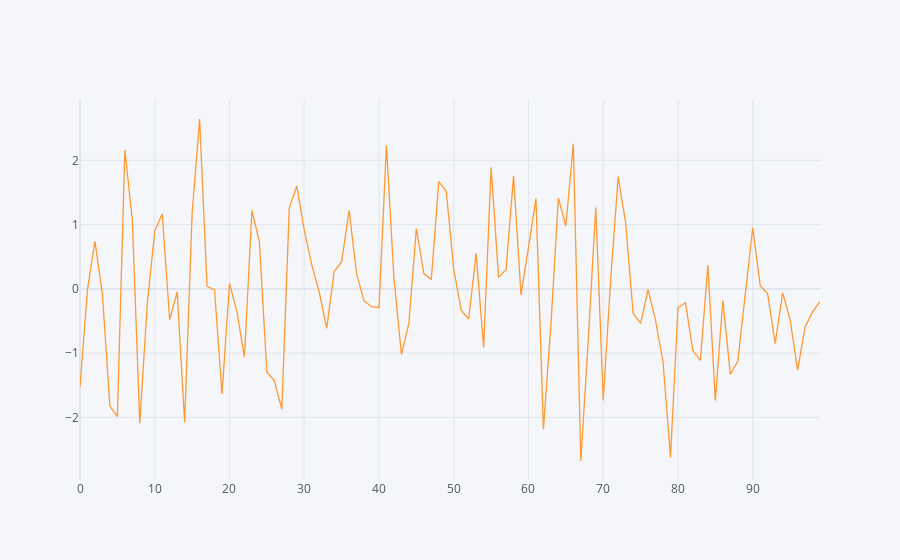

The cell this chart's notebook holds for it:
### Code cell
df[['A']].iplot()

### Figure 1 — Plotly figure (JSON) as saved in the notebook; plotly's stock layout.template omitted (floating-point values rounded to 4 significant figures)
{"data": [{"line": {"color": "rgba(255, 153, 51, 1.0)", "dash": "solid", "shape": "linear", "width": 1.3}, "mode": "lines", "name": "A", "text": "", "type": "scatter", "x": [0, 1, 2, 3, 4, 5, 6, 7, 8, 9, 10, 11, 12, 13, 14, 15, 16, 17, 18, 19, 20, 21, 22, 23, 24, 25, 26, 27, 28, 29, 30, 31, 32, 33, 34, 35, 36, 37, 38, 39, 40, 41, 42, 43, 44, 45, 46, 47, 48, 49, 50, 51, 52, 53, 54, 55, 56, 57, 58, 59, 60, 61, 62, 63, 64, 65, 66, 67, 68, 69, 70, 71, 72, 73, 74, 75, 76, 77, 78, 79, 80, 81, 82, 83, 84, 85, 86, 87, 88, 89, 90, 91, 92, 93, 94, 95, 96, 97, 98, 99], "y": [-1.531, -0.006467, 0.7385, -0.08591, -1.823, -1.986, 2.161, 1.079, -2.09, -0.2326, 0.8995, 1.164, -0.4792, -0.0479, -2.078, 1.175, 2.644, 0.03876, -0.01703, -1.64, 0.08456, -0.3616, -1.06, 1.22, 0.7346, -1.293, -1.432, -1.874, 1.261, 1.601, 0.9177, 0.375, -0.04462, -0.6162, 0.2699, 0.4202, 1.222, 0.2367, -0.1862, -0.2771, -0.289, 2.233, 0.1695, -1.022, -0.5351, 0.94, 0.2386, 0.1446, 1.67, 1.521, 0.309, -0.336, -0.4688, 0.5523, -0.9121, 1.891, 0.179, 0.3029, 1.758, -0.09416, 0.6512, 1.405, -2.183, -0.5594, 1.415, 0.9786, 2.26, -2.678, -0.7879, 1.266, -1.735, 0.1491, 1.748, 1.029, -0.3791, -0.537, -0.006395, -0.4946, -1.136, -2.622, -0.2941, -0.216, -0.9592, -1.112, 0.3693, -1.738, -0.1795, -1.328, -1.126, -0.05147, 0.9533, 0.05072, -0.07715, -0.8527, -0.06061, -0.477, -1.263, -0.5977, -0.3586, -0.1981]}], "layout": {"legend": {"bgcolor": "#F5F6F9", "font": {"color": "#4D5663"}}, "paper_bgcolor": "#F5F6F9", "plot_bgcolor": "#F5F6F9", "title": {"font": {"color": "#4D5663"}}, "xaxis": {"gridcolor": "#E1E5ED", "showgrid": true, "tickfont": {"color": "#4D5663"}, "title": {"font": {"color": "#4D5663"}, "text": ""}, "zerolinecolor": "#E1E5ED"}, "yaxis": {"gridcolor": "#E1E5ED", "showgrid": true, "tickfont": {"color": "#4D5663"}, "title": {"font": {"color": "#4D5663"}, "text": ""}, "zerolinecolor": "#E1E5ED"}}}
